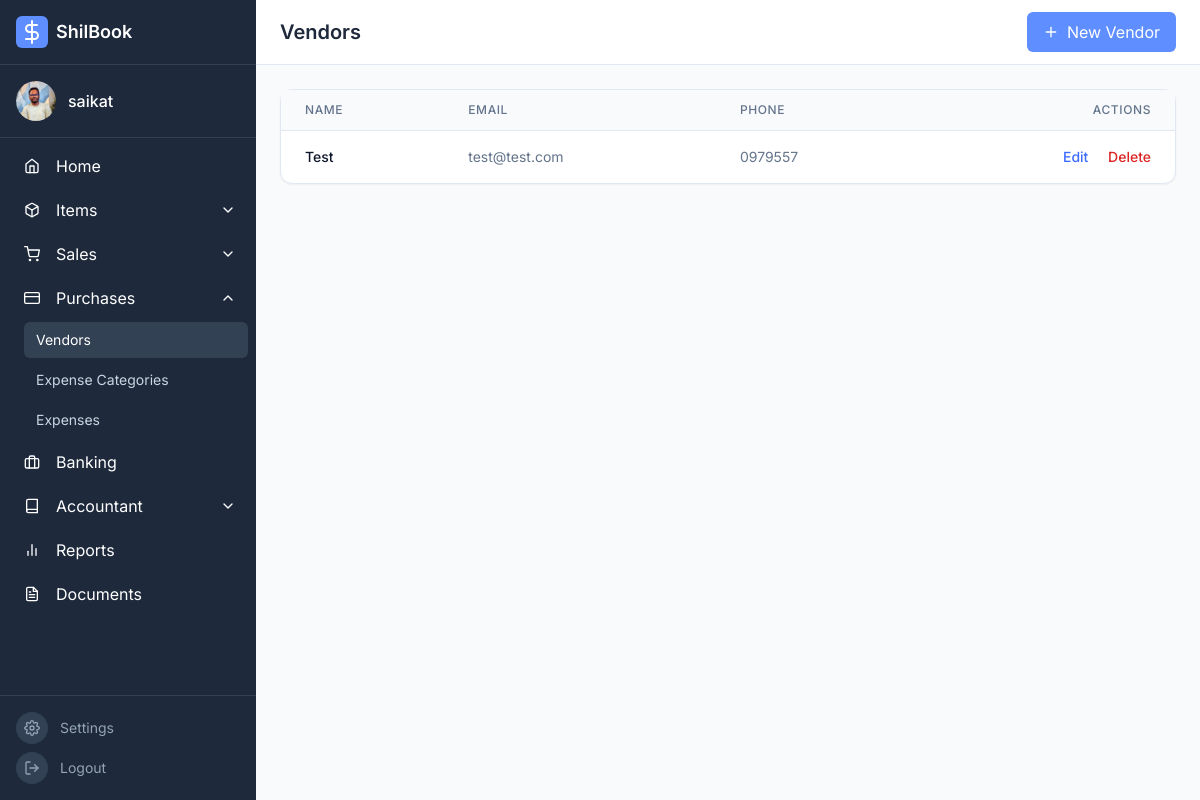
Page /purchases/vendors/index.php (signed in) on the earlier database version.
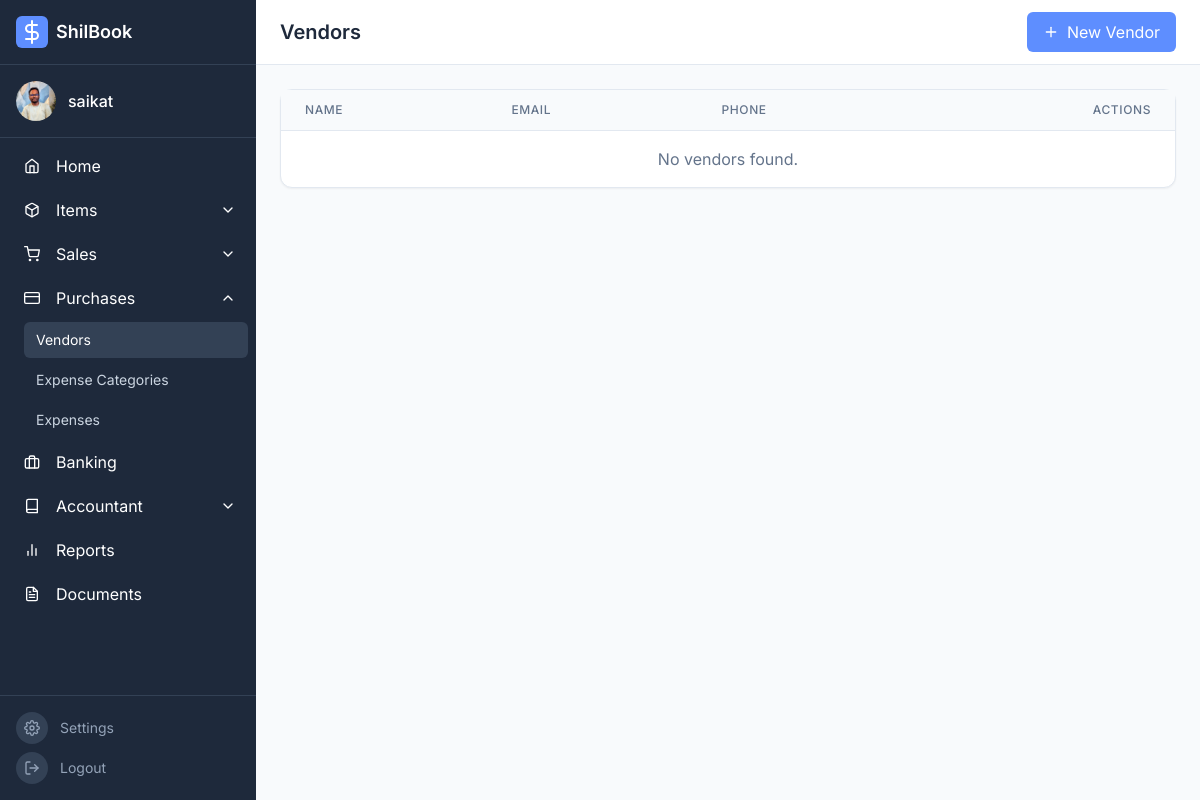
Same page on the later database version.
### tables this page shows
CREATE TABLE `vendors` (
  `id` int(11) NOT NULL,
  `user_id` int(11) NOT NULL,
  `name` varchar(255) NOT NULL,
  `email` varchar(255) DEFAULT NULL,
  `phone` varchar(50) DEFAULT NULL,
  `address` text DEFAULT NULL,
  `created_at` timestamp NOT NULL DEFAULT current_timestamp()
);

### purchases/vendors/index.php (the view, shortened to what this page needs)
<?php
require_once '../../config.php';
$userId = $_SESSION['user_id'];
$sql = "SELECT * FROM vendors WHERE user_id = :user_id ORDER BY name ASC";
$stmt = $pdo->prepare($sql);
$stmt->bindParam(':user_id', $userId, PDO::PARAM_INT);
$stmt->execute();
$vendors = $stmt->fetchAll(PDO::FETCH_ASSOC);
require_once '../../partials/header.php';
require_once '../../partials/sidebar.php';
?>
<div class="flex-1 flex flex-col overflow-hidden">
    <header class="bg-white border-b border-macgray-200 py-3 px-6 flex items-center justify-between">
        <h1 class="text-xl font-semibold text-macgray-800">Vendors</h1>
        <button id="addBtn" class="px-4 py-2 bg-macblue-500 text-white rounded-md hover:bg-macblue-600 transition-colors flex items-center space-x-2">
            <i data-feather="plus" class="w-4 h-4"></i>
            <span>New Vendor</span>
        </button>
    </header>
    <main class="content-area flex-1 overflow-y-auto p-6 bg-macgray-50">
        <div class="max-w-7xl mx-auto">
            <div class="bg-white rounded-xl shadow-sm border border-macgray-200">
                <div class="overflow-x-auto">
                    <table class="min-w-full divide-y divide-macgray-200">
                        <thead class="bg-macgray-50">
                            <tr>
                                <th class="px-6 py-3 text-left text-xs font-medium text-macgray-500 uppercase tracking-wider">Name</th>
                                <th class="px-6 py-3 text-left text-xs font-medium text-macgray-500 uppercase tracking-wider">Email</th>
                                <th class="px-6 py-3 text-left text-xs font-medium text-macgray-500 uppercase tracking-wider">Phone</th>
                                <th class="px-6 py-3 text-right text-xs font-medium text-macgray-500 uppercase tracking-wider">Actions</th>
                            </tr>
                        </thead>
                        <tbody class="divide-y divide-macgray-200">
                            <?php if (empty($vendors)): ?>
                                <tr>
                                    <td colspan="4" class="px-6 py-4 text-center text-macgray-500">No vendors found.</td>
                                </tr>
                            <?php else: ?>
                                <?php foreach ($vendors as $vendor): ?>
                                    <tr>
                                        <td class="px-6 py-4 whitespace-nowrap text-sm font-medium text-macgray-900"><?php echo htmlspecialchars($vendor['name']); ?></td>
                                        <td class="px-6 py-4 whitespace-nowrap text-sm text-macgray-500"><?php echo htmlspecialchars($vendor['email']); ?></td>
                                        <td class="px-6 py-4 whitespace-nowrap text-sm text-macgray-500"><?php echo htmlspecialchars($vendor['phone']); ?></td>
                                        <td class="px-6 py-4 whitespace-nowrap text-right text-sm font-medium">
                                            <button class="editBtn text-macblue-600 hover:text-macblue-900"
                                                    data-id="<?php echo $vendor['id']; ?>"
                                                    data-name="<?php echo htmlspecialchars($vendor['name']); ?>"
                                                    data-email="<?php echo htmlspecialchars($vendor['email']); ?>"
                                                    data-phone="<?php echo htmlspecialchars($vendor['phone']); ?>"
                                                    data-address="<?php echo htmlspecialchars($vendor['address']); ?>">Edit</button>
                                            <a href="index.php?action=delete&id=<?php echo $vendor['id']; ?>" class="text-red-600 hover:text-red-900 ml-4" onclick="return confirm('Are you sure?');">Delete</a>
                                        </td>
                                    </tr>
                                <?php endforeach; ?>
                            <?php endif; ?>
                        </tbody>
                    </table>
                </div>
            </div>
        </div>
    </main>
</div>
<?php
require_once '../../partials/footer.php';
?>

Differences in the rows shown:
removed vendors: name "Test", email "test@test.com", phone "0979557"
Other differences:
text now shown: "No vendors found."
